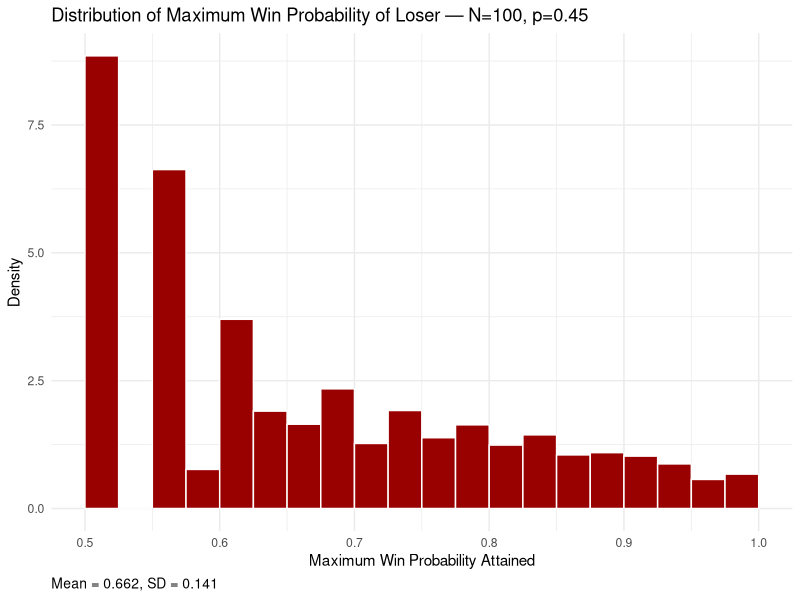
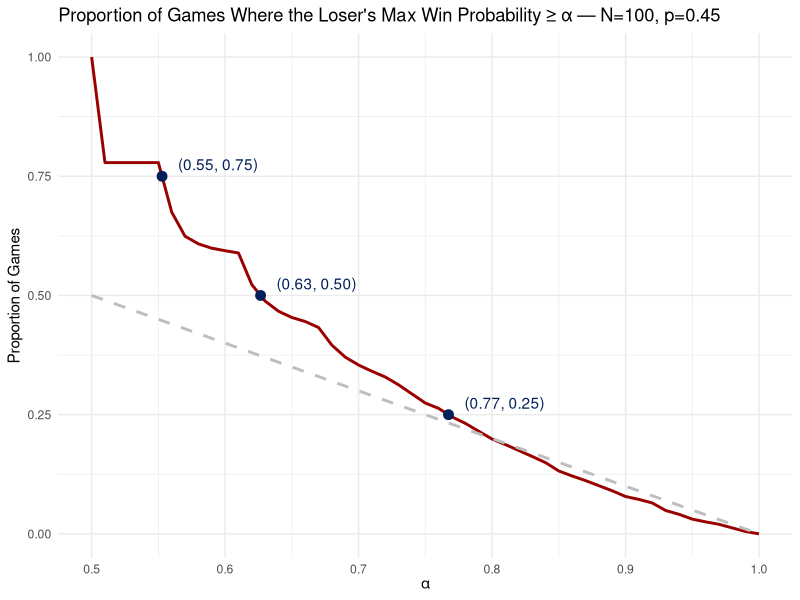
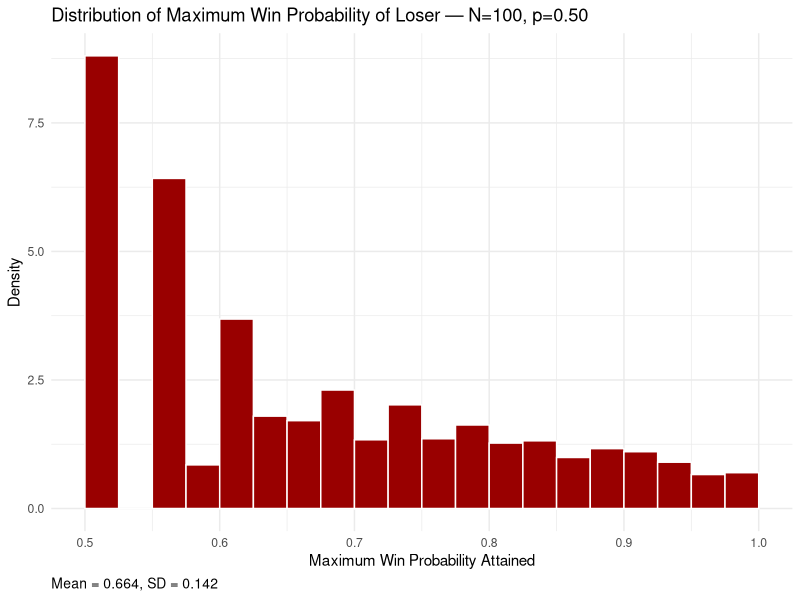
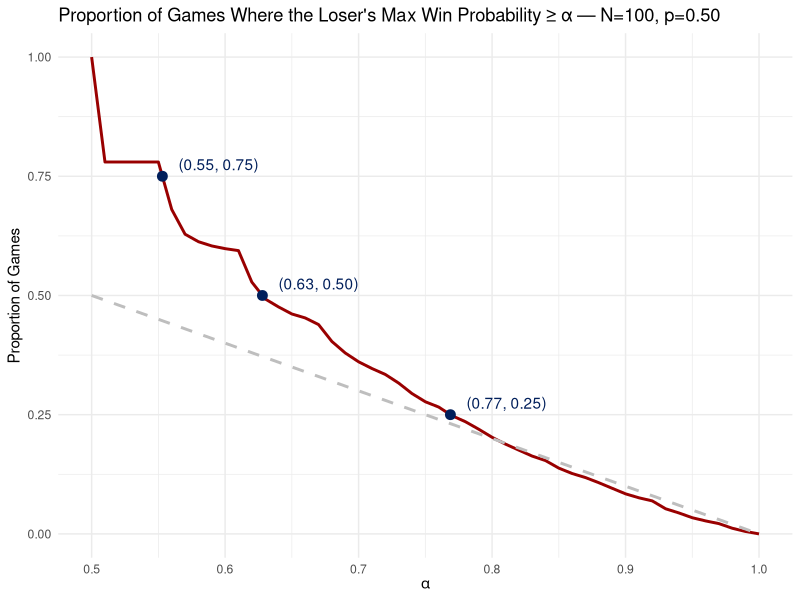
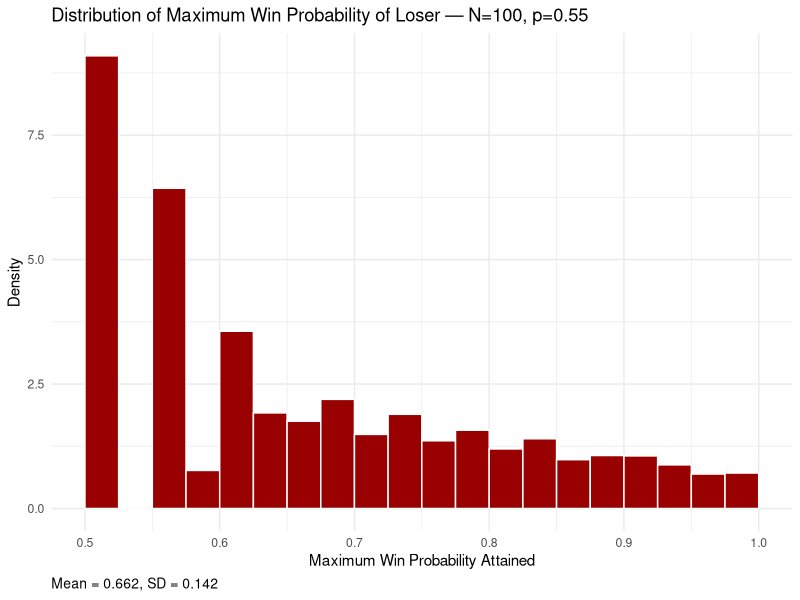
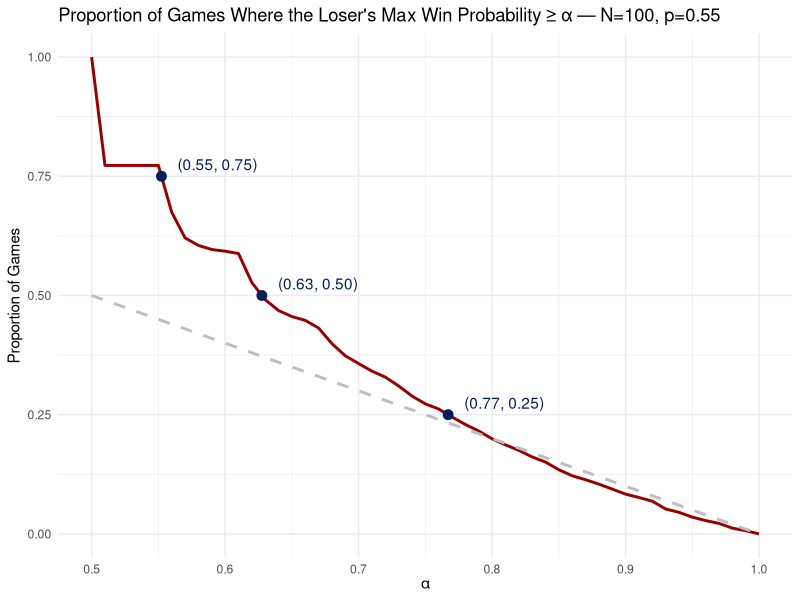
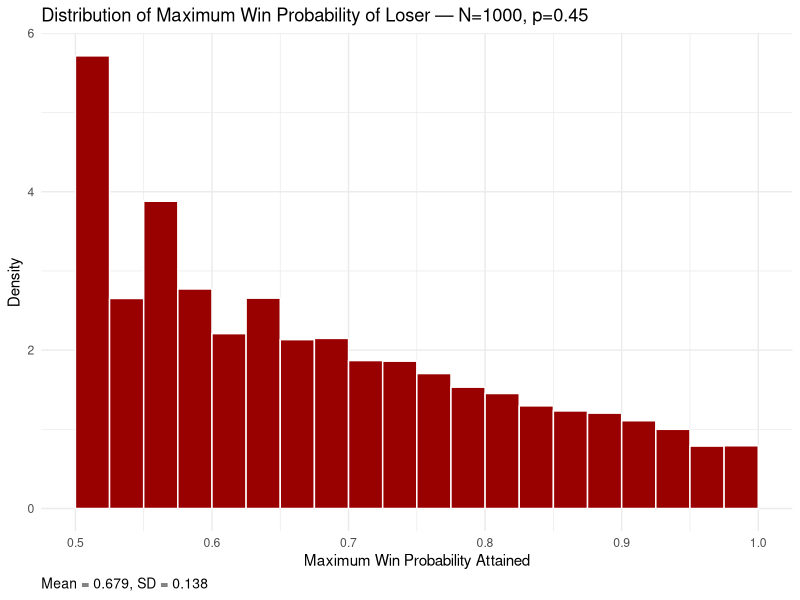
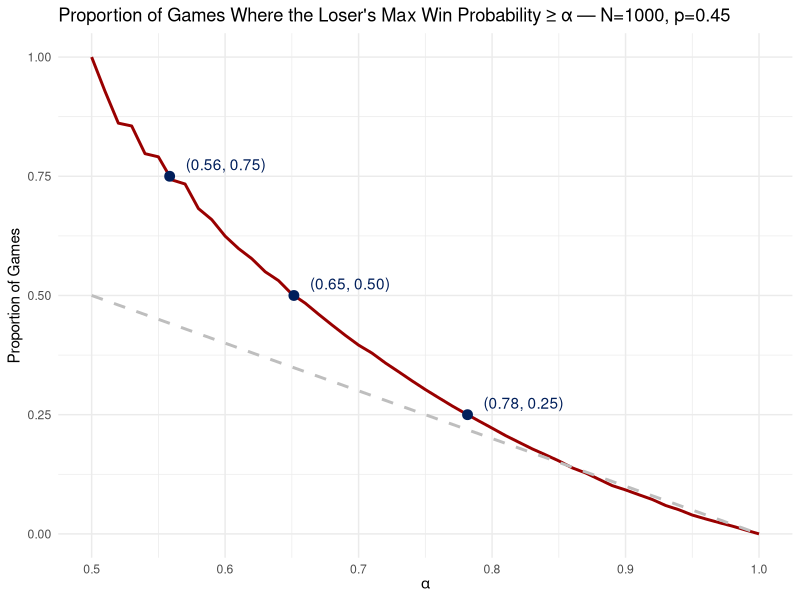

Reproduce these figures in R, in order. (Note: this script raises an error after producing the figures.)
#################
### LIBRARIES ###
#################

library(ggplot2)
library(parallel)
library(pbapply)
utils::globalVariables(c("..density..", "empirical", "alpha", "identity", "alpha_display", "empirical_display"))

##################
### PARAMETERS ###
##################

# Grid of probabilities and possessions
p_grid = c(0.45, 0.50, 0.55)
N_grid = c(100, 1000, 10000)
n_sims = 10000

# Output directory (match slides location)
out_dir = "nessis2025/figures"
dir.create(out_dir, recursive = TRUE, showWarnings = FALSE)

# Penn colors (match slides)
PENN_RED  = "#990000"
PENN_BLUE = "#011f5b"

##################
### FUNCTIONS  ###
##################

# Brownian-limit win probability for symmetric case (mu = 0)
win_prob_brownian = function(t_index, d_t, N) {
  t = t_index / N
  sigma = sqrt(0.5)
  X_t_star = d_t / (sigma * sqrt(N))
  denom = sqrt(max(1 - t, 1e-12))
  stats::pnorm(X_t_star / denom)
}

# Precompute WP table for faster lookup
precompute_win_probs = function(N) {
  wp_table = array(NA_real_, dim = c(N + 1, 2 * N + 1))
  pb = utils::txtProgressBar(min = 0, max = N, style = 3)
  for (t in 0:N) {
    n_rem = N - t
    for (d in -n_rem:n_rem) {
      wp_table[t + 1, d + N + 1] = win_prob_brownian(t, d, N)
    }
    if (t %% 10 == 0 || t == N) utils::setTxtProgressBar(pb, t)
  }
  close(pb)
  wp_table
}

# Simulate a single game for general per-possession scoring probability p
sim_game = function(N, p, wp_table = NULL) {
  scoresA = scoresB = numeric(N + 1)
  WPs_A = numeric(N + 1)

  a_scores = rbinom(N, 1, p)
  b_scores = rbinom(N, 1, p)

  WPs_A[1] = 0.5
  for (t in 1:N) {
    scoresA[t + 1] = scoresA[t] + a_scores[t]
    scoresB[t + 1] = scoresB[t] + b_scores[t]
    d_t = scoresA[t + 1] - scoresB[t + 1]
    if (!is.null(wp_table) && abs(d_t) <= (N - t)) {
      WPs_A[t + 1] = wp_table[t + 1, d_t + N + 1]
    } else {
      WPs_A[t + 1] = win_prob_brownian(t, d_t, N)
    }
  }

  final_diff = scoresA[N + 1] - scoresB[N + 1]
  if (final_diff == 0) final_diff = sample(c(-1, 1), 1)
  loser = ifelse(final_diff < 0, "A", "B")
  list(WPs_A = WPs_A, loser = loser)
}

# Run many simulations and return vector of maximum WP for loser
simulate_max_wp = function(n_sims, N, p) {
  wp_table = precompute_win_probs(N)
  Mvals = numeric(n_sims)
  pb = utils::txtProgressBar(min = 0, max = n_sims, style = 3)
  for (j in seq_len(n_sims)) {
    game = sim_game(N, p, wp_table)
    WP_loser = if (game$loser == "A") game$WPs_A else 1 - game$WPs_A
    Mvals[j] = max(WP_loser, na.rm = TRUE)
    if (j %% 10 == 0 || j == n_sims) utils::setTxtProgressBar(pb, j)
  }
  close(pb)
  Mvals
}

# Theoretical density for symmetric case: f(x) = 1/x^2 on [1/2, 1]
theoretical_density = function(x) {
  ifelse(x >= 0.5 & x <= 1, 1 / (x^2), 0)
}

# Plot helpers (Penn colors)
plot_histogram = function(M, N, p, out_path) {
  df = data.frame(M = M)
  mean_M = mean(df$M, na.rm = TRUE)
  sd_M = stats::sd(df$M, na.rm = TRUE)
  p_hist = ggplot(df, aes(M)) +
    geom_histogram(aes(y = ..density..), boundary = 0.5, closed = "left",
                   binwidth = 0.025, fill = PENN_RED, color = "white") +
    coord_cartesian(xlim = c(0.5, 1)) +
    labs(title = sprintf("Distribution of Maximum Win Probability of Loser — N=%d, p=%.2f", N, p),
         x = "Maximum Win Probability Attained", y = "Density",
         caption = sprintf("Mean = %.3f, SD = %.3f", mean_M, sd_M)) +
    theme_minimal() +
    theme(plot.caption = element_text(hjust = 0, size = 10))
  ggsave(out_path, p_hist, width = 8, height = 4, dpi = 300)
}

plot_threshold = function(M, N, p, out_path) {
  alpha_values = seq(0.5, 1, by = 0.01)
  empirical_probs = sapply(alpha_values, function(a) mean(M >= a))
  plot_data = data.frame(alpha = alpha_values,
                         empirical = empirical_probs,
                         identity = 1 - alpha_values)

  # quartile target points (0.75, 0.5, 0.25)
  target_probs = c(0.75, 0.5, 0.25)
  points = data.frame(
    empirical = target_probs,
    alpha = sapply(target_probs, function(p0) {
      idx = which(diff(sign(empirical_probs - p0)) != 0)[1]
      if (is.na(idx)) return(NA_real_)
      x1 = alpha_values[idx]; x2 = alpha_values[idx + 1]
      y1 = empirical_probs[idx] - p0; y2 = empirical_probs[idx + 1] - p0
      x1 - y1 * (x2 - x1) / (y2 - y1)
    })
  )
  points = points[!is.na(points$alpha), ]
  points$alpha_display = round(points$alpha, 2)
  points$empirical_display = round(points$empirical, 2)

  p_thr = ggplot(plot_data, aes(x = alpha)) +
    geom_line(aes(y = empirical), color = PENN_RED, size = 1) +
    geom_line(aes(y = identity), color = "gray", linetype = "dashed", size = 1) +
    geom_point(data = points, aes(x = alpha, y = empirical), color = PENN_BLUE, size = 3) +
    geom_text(data = points[points$alpha == 0.50,],
              aes(x = alpha, y = empirical, label = sprintf("(%.2f, %.2f)", alpha_display, empirical_display)),
              hjust = -0.2, color = PENN_BLUE) +
    geom_text(data = points[points$alpha != 0.50,],
              aes(x = alpha, y = empirical, label = sprintf("(%.2f, %.2f)", alpha_display, empirical_display)),
              hjust = -0.2, vjust = -0.5, color = PENN_BLUE) +
    labs(title = sprintf("Proportion of Games Where the Loser's Max Win Probability ≥ α — N=%d, p=%.2f", N, p),
         x = expression(alpha),
         y = "Proportion of Games") +
    xlim(0.5, 1) +
    theme_minimal()
  ggsave(out_path, p_thr, width = 8, height = 4, dpi = 300)
}

##################
### EXECUTION  ###
##################

set.seed(20250926)

all_hist = data.frame()
all_thr = data.frame()

for (N in N_grid) {
  message(sprintf("Running symmetric grid for N = %d", N))
  for (p in p_grid) {
    message(sprintf("  Simulating p = %.2f", p))
    Mvals = simulate_max_wp(n_sims, N, p)

    base = sprintf("%s/symmetric_N%d_p%02d", out_dir, N, round(100 * p))
    plot_histogram(Mvals, N, p, sprintf("%s_hist.png", base))
    plot_threshold(Mvals, N, p, sprintf("%s_threshold.png", base))

    # accumulate for grid plots
    all_hist = rbind(all_hist, data.frame(
      M = Mvals,
      N = factor(N, levels = N_grid, ordered = TRUE),
      p_label = factor(sprintf("p = %.2f", p), levels = sprintf("p = %.2f", p_grid), ordered = TRUE)
    ))

    alpha_values = seq(0.5, 1, by = 0.01)
    empirical_probs = sapply(alpha_values, function(a) mean(Mvals >= a))
    all_thr = rbind(all_thr, data.frame(
      alpha = alpha_values,
      empirical = empirical_probs,
      identity = 1 - alpha_values,
      N = factor(N, levels = N_grid, ordered = TRUE),
      p_label = factor(sprintf("p = %.2f", p), levels = sprintf("p = %.2f", p_grid), ordered = TRUE)
    ))
  }
}

# Export grid plots: rows = N, cols = p
if (nrow(all_hist) > 0) {
  hist_grid = ggplot(all_hist, aes(M)) +
    geom_histogram(aes(y = ..density..), boundary = 0.5, closed = "left",
                   binwidth = 0.025, fill = PENN_RED, color = "white") +
    coord_cartesian(xlim = c(0.5, 1)) +
    labs(title = "Distribution of Maximum Win Probability of Loser",
         x = "Maximum Win Probability Attained", y = "Density") +
    theme_minimal() +
    facet_grid(rows = vars(N), cols = vars(p_label),
               labeller = labeller(
                 N = function(x) paste0("N = ", x),
                 p_label = label_value
               )) +
    theme(strip.text = element_text(size = 11, face = "plain"),
          strip.background = ggplot2::element_blank())
  ggsave(file.path(out_dir, "symmetric_hist_grid.png"), hist_grid, width = 12, height = 8, dpi = 300)
}

if (nrow(all_thr) > 0) {
  thr_grid = ggplot(all_thr, aes(x = alpha)) +
    geom_line(aes(y = empirical), color = PENN_RED, size = 0.9) +
    geom_line(aes(y = identity), color = "gray", linetype = "dashed", size = 0.9) +
    xlim(0.5, 1) +
    labs(title = "Proportion of Games Where the Loser's Max Win Probability ≥ α",
         x = expression(alpha),
         y = "Proportion of Games") +
    theme_minimal() +
    facet_grid(rows = vars(N), cols = vars(p_label),
               labeller = labeller(
                 N = function(x) paste0("N = ", x),
                 p_label = label_value
               )) +
    theme(strip.text = element_text(size = 11, face = "plain"),
          strip.background = ggplot2::element_blank())

  # add quartile points per facet (0.75, 0.5, 0.25)
  quartiles = c(0.75, 0.5, 0.25)
  pts_list = lapply(split(all_thr, list(all_thr$N, all_thr$p_label), drop = TRUE), function(df) {
    if (nrow(df) == 0) return(NULL)
    alpha_values = df$alpha
    empirical = df$empirical
    out = lapply(quartiles, function(p0) {
      idx = which(diff(sign(empirical - p0)) != 0)[1]
      if (is.na(idx)) return(NULL)
      x1 = alpha_values[idx]; x2 = alpha_values[idx + 1]
      y1 = empirical[idx] - p0; y2 = empirical[idx + 1] - p0
      data.frame(alpha = x1 - y1 * (x2 - x1) / (y2 - y1), empirical = p0,
                 N = df$N[1], p_label = df$p_label[1])
    })
    do.call(rbind, out)
  })
  pts_df = do.call(rbind, pts_list)
  if (!is.null(pts_df) && nrow(pts_df) > 0) {
    thr_grid = thr_grid +
      geom_point(data = pts_df, aes(x = alpha, y = empirical), color = PENN_BLUE, size = 2) +
      geom_text(data = pts_df,
                aes(x = alpha, y = empirical,
                    label = sprintf("(%.2f, %.2f)", alpha, empirical)),
                hjust = -0.2, vjust = -0.5, color = PENN_BLUE, size = 3)
  }

  ggsave(file.path(out_dir, "symmetric_threshold_grid.png"), thr_grid, width = 12, height = 8, dpi = 300)
}
